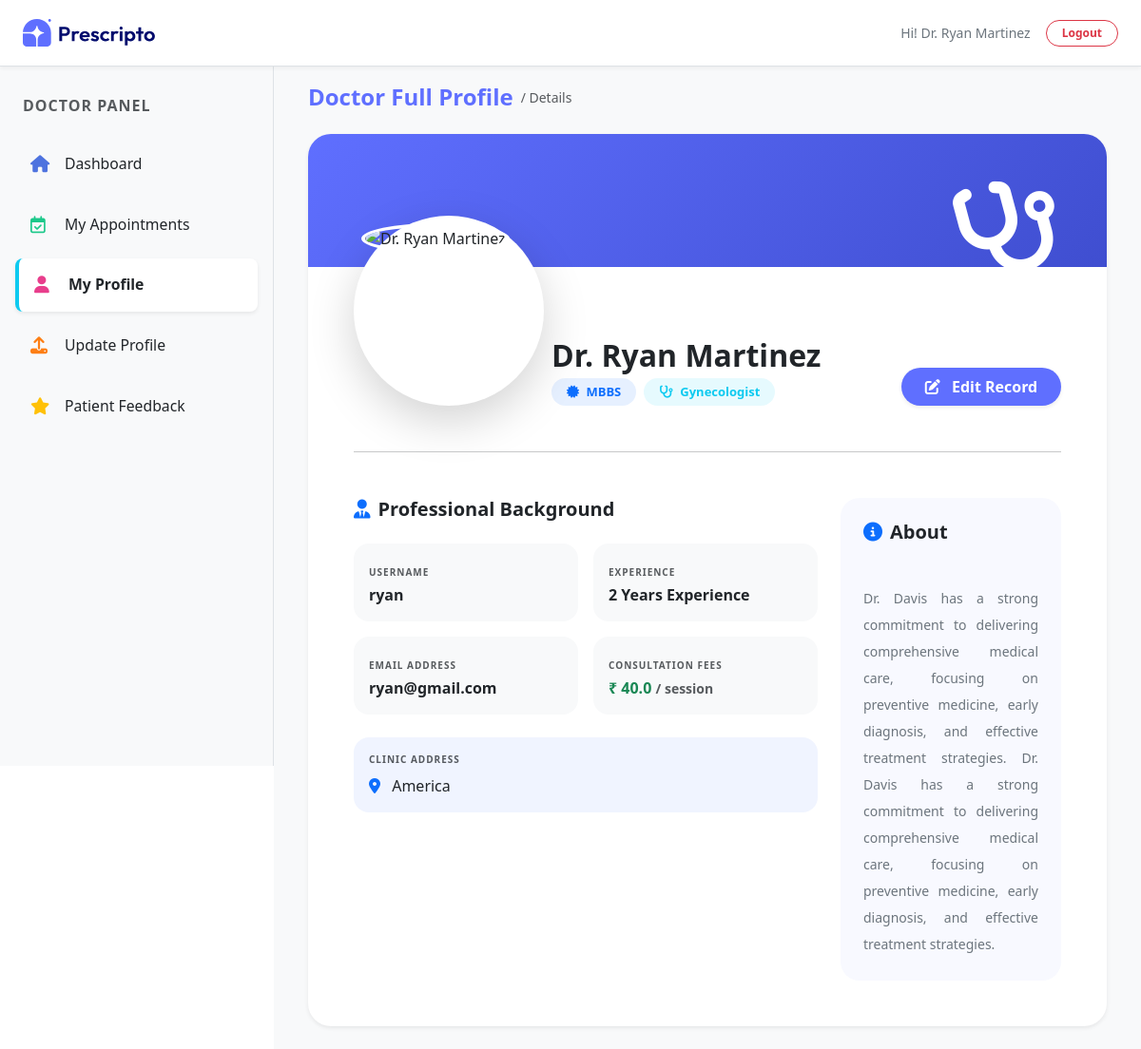
Page /dash_admin/doctor_profile/ (signed in) on the committed database.
### appointment/models.py (models this page shows, shortened)
class Doctor(models.Model):
    image = CloudinaryField('image', folder='doctor_image')
    name = models.CharField(max_length=100)
    email = models.EmailField()
    username = models.CharField(max_length=255, unique=True)
    password = models.CharField(max_length=100)
    experience = models.IntegerField()
    fees = models.FloatField()
    category = models.ForeignKey(Category, on_delete=models.CASCADE)
    degree = models.CharField(max_length=50)
    about = models.TextField()
    address = models.TextField()
    available = models.BooleanField(default=True)

class Category(models.Model):
    name = models.CharField(max_length=100)

### appointment/views.py (the view)
# urls.py: path('dash_admin/doctor_profile/', views.doctor_profile, name='doctor_profile'),
def doctor_profile(request):
    doctor_id = request.session.get('doctor_id')
    doctor = Doctor.objects.get(id=doctor_id)
    return render(request, 'dashboard/doctor_profile.html', {"role" : "doctor", 'action': 'profile', 'doctor': doctor})

### templates/dashboard/doctor_profile.html
{% extends "dashboard/layout.html" %}
{% load static %}
{% block contant %}
    <section class="flex-grow p-4 bg-light w-100 overflow-hidden"
            style="margin-top: 64px; margin-left: 18rem; min-height: 100vh; overflow-x: hidden;">
        <div class="container-fluid">
            <div class="d-flex align-items-center gap-2 mb-4" data-aos="fade-down">
                <h4 class="fw-bold mb-0" style="color: rgb(95 111 255);">Doctor Full Profile</h4>
                <span class="text-muted small">/ Details</span>
            </div>
            <div class="card border-0 shadow-sm" style="border-radius: 24px; background: white;" data-aos="fade-up">
                <div class="position-relative" style="height: 140px; background: linear-gradient(135deg, #5f6fff 0%, #3f4ed0 100%); border-radius: 24px 24px 0 0;">
                    <div class="position-absolute top-0 end-0 p-5 opacity-10">
                        <i class="fas fa-stethoscope text-white" style="font-size: 100px; transform: rotate(-15deg);"></i>
                    </div>
                </div>
                <div class="card-body px-4 px-md-5 pb-5" style="margin-top: -70px; position: relative; z-index: 5;">
                    <div class="row align-items-end mb-4">
                        <div class="col-lg-3 text-center text-lg-start" data-aos="zoom-in" data-aos-delay="200">
                            <div class="position-relative d-inline-block">
                                <div class="bg-white p-2 rounded-circle shadow-lg" style="width: 200px; height: 200px;">
                                    <img src="{{ doctor.image.url }}"
                                        alt="{{ doctor.name }}"
                                        class="rounded-circle border border-4 border-white h-100 w-100"
                                        style="object-fit: cover;">
                                </div>
                            </div>
                        </div>
                        <div class="col-lg-6 mt-3 mt-lg-0 text-center text-lg-start" data-aos="fade-up" data-aos-delay="300">
                            <div class="ps-lg-3">
                                <h2 class="fw-bold text-dark mb-1">{{ doctor.name }}</h2>
                                <div class="d-flex justify-content-center justify-content-lg-start align-items-center gap-2">
                                    <span class="badge bg-primary bg-opacity-10 text-primary px-3 py-2 rounded-pill fw-bold" style="font-size: 13px;">
                                        <i class="fas fa-certificate me-1"></i> {{ doctor.degree }}
                                    </span>
                                    <span class="badge bg-info bg-opacity-10 text-info px-3 py-2 rounded-pill fw-bold" style="font-size: 13px;">
                                        <i class="fas fa-stethoscope me-1"></i> {{ doctor.category.name }}
                                    </span>
                                </div>
                            </div>
                        </div>
                        <div class="col-lg-3 mt-4 mt-lg-0 text-center text-lg-end" data-aos="fade-left" data-aos-delay="400">
                            <div class="d-flex flex-column gap-2">
                                <a href="{% url "edit_doctor" %}" class="btn btn-primary rounded-pill py-2 shadow-sm fw-bold" style="background-color: #5f6fff; border: none;">
                                    <i class="fas fa-edit me-2"></i> Edit Record
                                </a>
                            </div>
                        </div>
                    </div>
                    <hr class="my-5 opacity-25">
                    <div class="row g-4">
                        <div class="col-lg-8" data-aos="fade-right" data-aos-delay="500">
                            <h5 class="fw-bold text-dark mb-4 d-flex align-items-center gap-2">
                                <i class="fas fa-user-tie text-primary"></i> Professional Background
                            </h5>
                            <div class="row g-3">
                                <div class="col-md-6">
                                    <div class="p-3 rounded-4 bg-light border-0 h-100">
                                        <label class="small text-muted fw-bold text-uppercase mb-1" style="font-size: 10px; letter-spacing: 1px;">Username</label>
                                        <div class="fw-semibold text-dark">{{ doctor.username }}</div>
                                    </div>
                                </div>
                                <div class="col-md-6">
                                    <div class="p-3 rounded-4 bg-light border-0 h-100">
                                        <label class="small text-muted fw-bold text-uppercase mb-1" style="font-size: 10px; letter-spacing: 1px;">Experience</label>
                                        <div class="fw-semibold text-dark">{{ doctor.experience }} Years Experience</div>
                                    </div>
                                </div>
                                <div class="col-md-6">
                                    <div class="p-3 rounded-4 bg-light border-0 h-100">
                                        <label class="small text-muted fw-bold text-uppercase mb-1" style="font-size: 10px; letter-spacing: 1px;">Email Address</label>
                                        <div class="fw-semibold text-dark">{{ doctor.email }}</div>
                                    </div>
                                </div>
                                <div class="col-md-6">
                                    <div class="p-3 rounded-4 bg-light border-0 h-100">
                                        <label class="small text-muted fw-bold text-uppercase mb-1" style="font-size: 10px; letter-spacing: 1px;">Consultation Fees</label>
                                        <div class="fw-semibold text-success">₹ {{ doctor.fees }} <span class="small text-muted">/ session</span></div>
                                    </div>
                                </div>
                            </div>
                            <div class="mt-4" data-aos="fade-up" data-aos-delay="600">
                                <div class="p-3 rounded-4" style="background-color: #f0f4ff;">
                                    <label class="small text-muted fw-bold text-uppercase mb-2 d-block" style="font-size: 10px; letter-spacing: 1px;">Clinic Address</label>
                                    <div class="fw-medium text-dark lh-base"><i class="fas fa-map-marker-alt text-primary me-2"></i> {{ doctor.address }}</div>
                                </div>
                            </div>
                        </div>
                        <div class="col-lg-4" data-aos="fade-left" data-aos-delay="500">
                            <div class="card border-0 h-100 p-4" style="background-color: #f8f9ff; border-radius: 20px;">
                                <h5 class="fw-bold text-dark mb-3 d-flex align-items-center gap-2">
                                    <i class="fas fa-info-circle text-primary"></i> About
                                </h5>
                                <p class="text-secondary small mb-0 lh-lg" style="white-space: pre-line; text-align: justify;">
                                    {{ doctor.about }}
                                </p>
                            </div>
                        </div>
                    </div>
                </div>
            </div>
        </div>
    </section>
{% endblock %}

### templates/dashboard/layout.html (shortened to what this page needs)
<!DOCTYPE html>
<html lang="en">
<head>
    <link href="https://cdn.jsdelivr.net/npm/bootstrap@5.3.3/dist/css/bootstrap.min.css" rel="stylesheet" />
    <link href="https://cdnjs.cloudflare.com/ajax/libs/font-awesome/5.15.3/css/all.min.css" rel="stylesheet" />
    <link rel="stylesheet" href="https://cdnjs.cloudflare.com/ajax/libs/font-awesome/6.7.2/css/all.min.css" />
    <link href="https://unpkg.com/aos@2.3.4/dist/aos.css" rel="stylesheet">
</head>
    {% load static %}
    <body>
        <header class="d-flex justify-content-between align-items-center border-bottom bg-white px-4"
                style="height: 70px; position: fixed; top: 0; width: 100%; z-index: 1050; box-shadow: 0 2px 4px rgba(0,0,0,0.05);">
            <div class="d-flex align-items-center">
                <a href="{% url 'dash_admin' %}">
                    <img src="{% static 'assets/assets_frontend/logo.svg' %}" alt="Logo" style="width: 140px;">
                </a>
            </div>
            <div class="d-flex align-items-center gap-3 text-secondary small">
                {% if role == 'admin' %}
                    <span class="text-capitalize fw-medium">Hi! {{ request.session.username }}</span>
                {% else %}
                    <span class="fw-medium">Hi! {{ doctor.name }}</span>
                {% endif %}
                <a href="{% url 'dash_logout' %}" class="btn btn-outline-danger btn-sm rounded-pill px-3 py-1 fw-bold" style="font-size: 12px;">Logout</a>
            </div>
        </header>
        <main class="d-flex" style="min-height: calc(100vh - 64px);">
            {% if role == 'doctor' %}
                <nav id="sidebar" class="border-end bg-light p-3"
                    style="width: 18rem; height: calc(100vh - 64px); position: fixed; top: 70px; left: 0; z-index: 1000; overflow-y: auto;">
                    <div class="mb-4 ps-2 pt-3">
                        <h6 class="text-uppercase text-muted fw-bold" style="letter-spacing: 1px; font-size: 1rem;">Doctor Panel</h6>
                    </div>
                    <a href="{% url 'doctor_dashboard' %}" class="nav-link d-flex align-items-center gap-3 p-3 rounded-3 mb-2 {% if action == 'doctor' %}bg-white shadow-sm border-start border-4 border-primary fw-bold{% else %}text-dark{% endif %}"
                    style="transition: 0.3s; font-size: 18px; text-decoration: none;">
                        <i class="fa-solid fa-house" style="color: #4e73df; width: 20px;"></i> <span class="small">Dashboard</span>
                    </a>
                    <a href="{% url 'doctor_appointments' %}" class="nav-link d-flex align-items-center gap-3 p-3 rounded-3 mb-2 {% if action == 'doctor_appointments' %}bg-white shadow-sm border-start border-4 border-success fw-bold{% else %}text-dark{% endif %}"
                    style="transition: 0.3s; font-size: 18px; text-decoration: none;">
                        <i class="fa-regular fa-calendar-check" style="color: #1cc88a; width: 20px;"></i> <span class="small">My Appointments</span>
                    </a>
                    <a href="{% url 'doctor_profile' %}" class="nav-link d-flex align-items-center gap-3 p-3 rounded-3 mb-2 {% if action == 'profile' %}bg-white shadow-sm border-start border-4 border-info fw-bold{% else %}text-dark{% endif %}"
                    style="transition: 0.3s; font-size: 18px; text-decoration: none;">
                        <i class="fa-solid fa-user" style="color: #e83e8c; width: 20px;"></i> <span class="small">My Profile</span>
                    </a>
                    <a href="{% url 'edit_doctor' %}" class="nav-link d-flex align-items-center gap-3 p-3 rounded-3 mb-2 {% if action == 'edit_doctor' %}bg-white shadow-sm border-start border-4 border-warning fw-bold{% else %}text-dark{% endif %}"
                    style="transition: 0.3s; font-size: 18px; text-decoration: none;">
                        <i class="fa-solid fa-upload" style="color: #fd7e14; width: 20px;"></i> <span class="small">Update Profile</span>
                    </a>
                    <a href="{% url 'doctor_feedback' %}" class="nav-link d-flex align-items-center gap-3 p-3 rounded-3 mb-2 {% if action == 'feedback' %}bg-white shadow-sm border-start border-4 border-danger fw-bold{% else %}text-dark{% endif %}"
                    style="transition: 0.3s; font-size: 18px; text-decoration: none;">
                        <i class="fa-solid fa-star" style="color: #ffc107; width: 20px;"></i> <span class="small">Patient Feedback</span>
                    </a>
                </nav>
            {% endif %}
            {% block contant %}
            {% endblock %}
        </main>
    </body>
</html>

### rows in the picture
Doctor: name "Dr. Ryan Martinez", degree "MBBS", category.name "Gynecologist", username "ryan", experience "2", email "ryan@gmail.com", fees "40.0", address "America", about "Dr. Davis has a strong commitment to delivering comprehensive medical care, focusing on preventive medicine, early diagnosis, and effective treatment strategies. Dr. Davis has a strong commitment to delivering comprehensive medical care, focusing on preventive medicine, early diagnosis, and effective treatment strategies."
